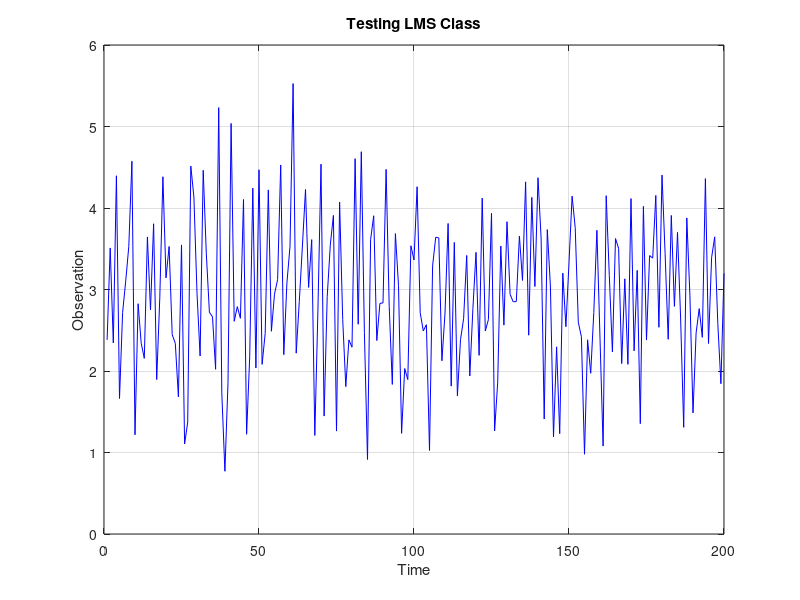

Recreate this plot in MATLAB. (Note: this script raises an error after producing the figure.)
addpath("./Technique/")
addpath("./Agent/")

x = [1 1 1]';
u = [1 1 1];
N = 200;
n = 1:N;
noise = randn(1,N);

d = u*x + noise;

%% Figures
figure(1)
plot(n,d,'b')
xlabel('Time')
ylabel('Observation')
title('Testing LMS Class')
hold on
grid on

%% Criando Agente
agent = [Agent() Agent('agent_tech', Lms('H_ini', [0 0 0]))];
H_hat_history = zeros(agent(2).y_dim, agent(2).x_dim, N);
y_hat_history = zeros(agent(2).y_dim, N);

for i = 1:N
    H_hat_history(:,:,i) = agent(2).get_H_hat();
    agent(2) = agent(2).self_learning_step(x, d(i));
    y_hat_history(:,i) = agent(2).get_y_hat();
    % disp(agent.state_buffer)
    % disp(agent.obs_buffer)
end

plot(n, y_hat_history, 'r');
hold off

%% The error
e1 = abs(y_hat_history - u*x);
e2 = zeros(1,N);
for i = 1:N
    e2(i) = norm(H_hat_history(:,:,i) - u);
end
figure(2)
plot(n,e1,'b')
hold on
plot(n,e2,'r')
title('Test LMS: Error.')
ylabel('e[n]')
xlabel('n')
grid on
hold off